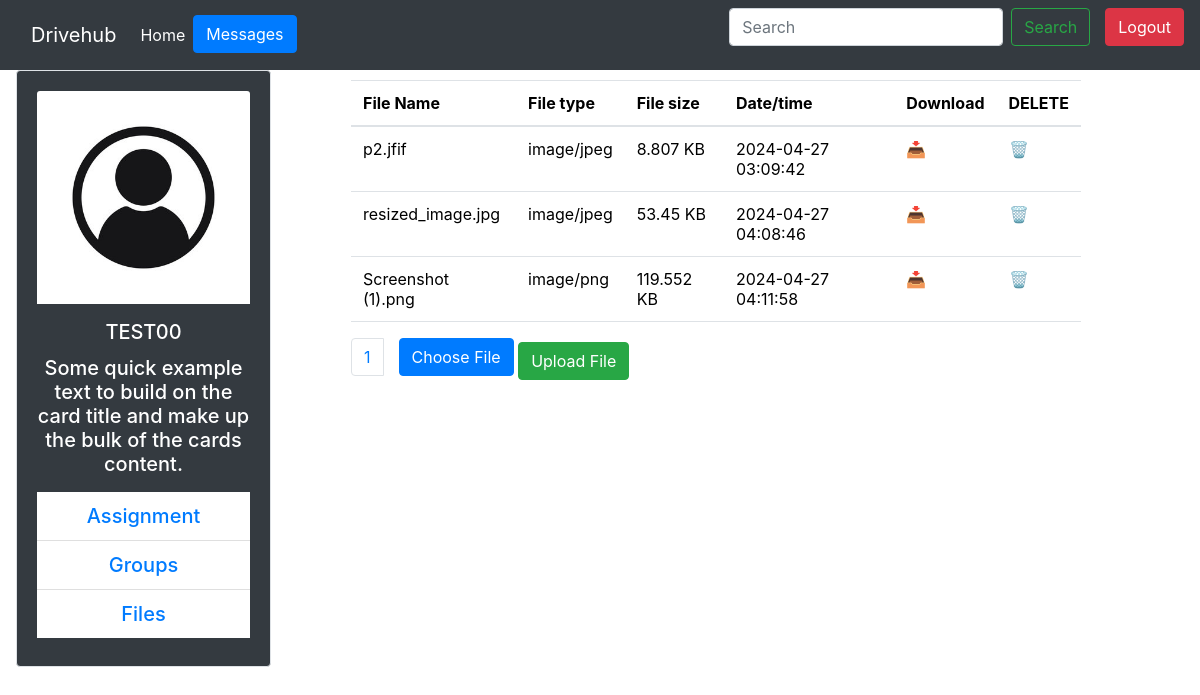
The app's page /user_d.php (signed in) with its own data.
### tables this page shows
CREATE TABLE `files` (
  `FILE_ID` int(11) NOT NULL,
  `U_ID` int(11) NOT NULL,
  `FILE_NAME` varchar(30) NOT NULL,
  `FILE_TYPE` varchar(255) NOT NULL,
  `PATH` varchar(255) NOT NULL,
  `CREATED_DATE` timestamp NOT NULL DEFAULT current_timestamp(),
  `FILE_SIZE` float DEFAULT NULL
);

### user_d.php (the view, shortened to what this page needs)
<?php
include_once 'connection_db.php';
include "boot.php";
$results_per_page = 5;
if (isset($_SESSION["username"])) {
    $UNAME = $_SESSION['username'];
    $query1 = "SELECT `U_ID` FROM `user` WHERE U_NAME='" . $UNAME . "'";
    $result = mysqli_query($conn, $query1);
    $data = mysqli_fetch_assoc($result);
    $uid = $data["U_ID"];
    if (isset($_GET['page'])) {
        $page = $_GET['page'];
    } else {
        $page = 1;
    }
    $start_from = ($page - 1) * $results_per_page;
    $query2 = "SELECT * FROM Files WHERE U_ID=" . $uid . " LIMIT $start_from, $results_per_page";
    $result2 = mysqli_query($conn, $query2);
    ?>
    <!DOCTYPE html>
    <html lang="en">
    <head>
        <link rel="stylesheet" href="https://stackpath.bootstrapcdn.com/bootstrap/5.1.3/css/bootstrap.min.css">
        <link href="https://maxcdn.bootstrapcdn.com/bootstrap/4.5.2/css/bootstrap.min.css" rel="stylesheet">
    </head>
    <body>
    <nav class="navbar navbar-expand-lg bg-dark navbar-dark">
        <div class="container-fluid">
            <a class="navbar-brand" href="#">Drivehub</a>
            <div class="collapse navbar-collapse" id="navbarSupportedContent">
                <ul class="navbar-nav me-auto mb-2 mb-lg-0">
                    <li class="nav-item">
                        <a class="nav-link active" aria-current="page" href="index.php">Home</a>
                    </li>
                    <li class="nav-item">
                        <button type="button" class="btn btn-primary" data-toggle="modal" data-target="#exampleModalCenter">
                            Messages
                        </button>
                    </li>
                </ul>
                <form class="d-flex" role="search">
                    <input class="form-control me-2" type="search" placeholder="Search" aria-label="Search">
                    <button class="btn btn-outline-success" type="submit">Search</button>
                </form>
            </div>
        </div>
        <form action="logout.php" method="post">
        <button type="submit" name="logout" class="btn btn-danger  btn-block">Logout</button>
      </form>
    </nav>
    <div class="container mt-8" style="margin-left: 1px;">
        <div class="row">
            <div class="col-md-3">
                <div class="card border bg-dark text-white text-center">
                    <div class="card-body">
                        <img src="p/image1.jpg" class="card-img-top mb-3" alt="Not set">
                        <h5 class="card-title"><?php echo $_SESSION["username"]?><h5>
                        <p class="card-text">Some quick example text to build on the card title and make up the bulk of the cards content.</p>
                        <ul class="list-group list-group-flush text-white">
                        <li class="list-group-item"><a href="Assignment.php">Assignment</a></li>
                        <li class="list-group-item" ><a href="groupcheck.php">Groups</a></li>
                        <li class="list-group-item" ><a href="user_d.php">Files</a></li>
                        </ul>
                    </div>
                </div>
            </div>
            <div class="col-md-8" style="margin-top: 10px; margin-bottom: 90px; margin-left: 50px;">
                <table class="table" style="background-color: rgba(255, 255, 255, 0);">
                    <thead>
                    <tr>
                        <th>File Name</th>
                        <th>File type</th>
                        <th>File size</th>
                        <th>Date/time</th>
                        <th>Download</th>
                        <th>DELETE</th>
                    </tr>
                    </thead>
                    <tbody>
                    <?php
                    while ($fdata = mysqli_fetch_assoc($result2)) {
                        ?>
                        <tr>
                            <td><?php echo $fdata["FILE_NAME"]; ?></td>
                            <td><?php echo $fdata["FILE_TYPE"]; ?></td>
                            <td><?php echo $fdata["FILE_SIZE"]; ?> KB</td>
                            <td><?php echo $fdata["CREATED_DATE"]; ?></td>
                            <?php
                            $query="select * from files where FILE_ID=".$fdata["FILE_ID"];
                            $result=mysqli_query($conn,$query);
                            $record=mysqli_fetch_assoc($result);
                            $dbpath= $record["PATH"];
                            $fname=$_SESSION["username"].",".$fdata["FILE_NAME"];
                            $serverFilePath = str_replace('/', DIRECTORY_SEPARATOR, $dbpath);
                            ?>
                            <td><a download="<?php echo $fname?>"href="<?php echo $serverFilePath?>">📥</a></td>
                            <td><a href="delete.php?file_id=<?php echo $fdata["FILE_ID"]?>">🗑️</a></td>
                        </tr>
                        <?php
                    }
                    ?>
                    </tbody>
                </table>
                <ul class="pagination">
                    <?php
                    $sql = "SELECT COUNT(*) AS total FROM Files WHERE U_ID=" . $uid;
                    $result = mysqli_query($conn, $sql);
                    $row = mysqli_fetch_assoc($result);
                    $total_pages = ceil($row["total"] / $results_per_page);
                    for ($i = 1; $i <= $total_pages; $i++) {
                        echo "<li class='page-item'><a class='page-link' href='user_d.php?page=" . $i . "'>" . $i . "</a></li>";
                    }
                    ?>
                    <div class="container">
                            <form action="upload.php" method="post" enctype="multipart/form-data">
                    <label for="file" class="btn btn-primary">
                        <i class="bi bi-plus"></i> Choose File
                    </label>
                    <input type="submit" value="Upload File" class="btn btn-success">
                </form>
            </div>
                </ul>
            </div>
        </div>
    </div>
    </body>
    </html>
    <?php
} else {
    header("Location:index.php");
}
?>

### records on screen
files: FILE_NAME "p2.jfif", FILE_TYPE "image/jpeg", FILE_SIZE "8.807", CREATED_DATE "2024-04-27 03:09:42"
files: FILE_NAME "resized_image.jpg", FILE_TYPE "image/jpeg", FILE_SIZE "53.45", CREATED_DATE "2024-04-27 04:08:46"
files: FILE_NAME "Screenshot (1).png", FILE_TYPE "image/png", FILE_SIZE "119.552", CREATED_DATE "2024-04-27 04:11:58"

### other values on screen
$_SESSION["username"] "TEST00"
